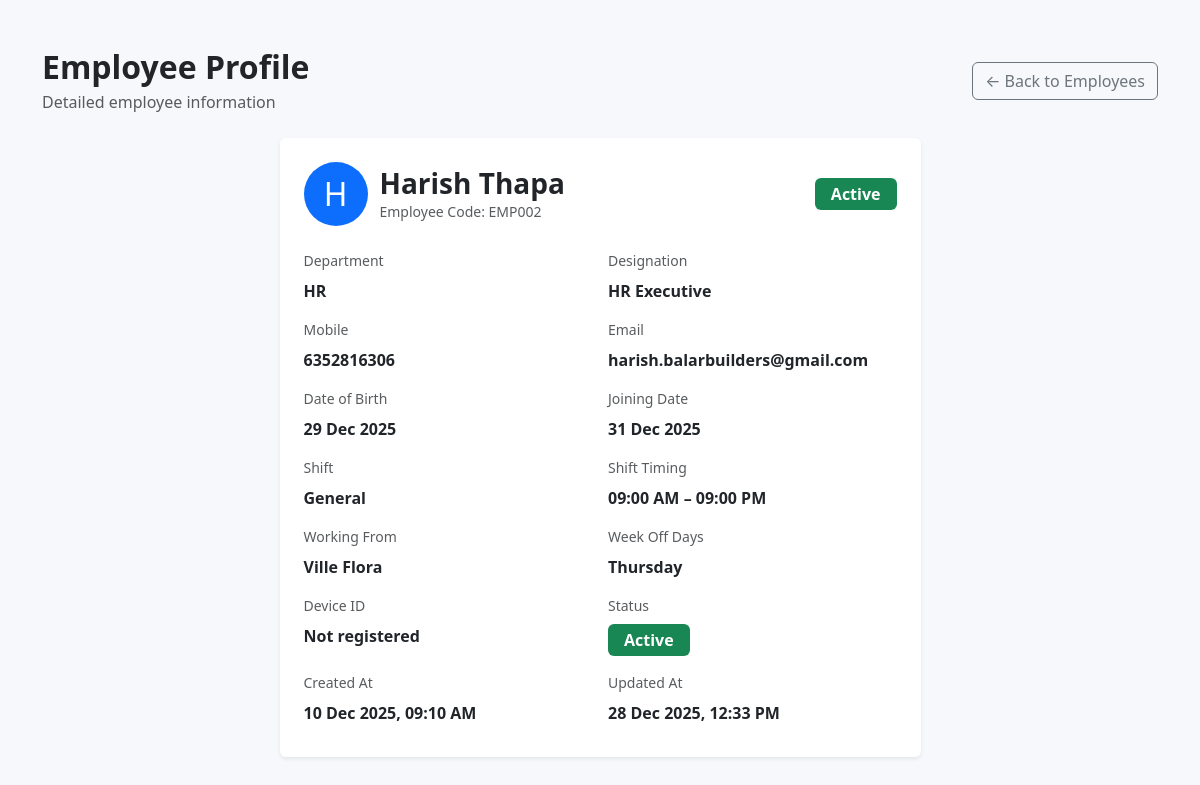
Page /admin/hr/view_employee.php?id=4 on the committed database.
### tables this page shows
CREATE TABLE IF NOT EXISTS `employees` (
  `id` int NOT NULL AUTO_INCREMENT,
  `emp_code` varchar(20) NOT NULL,
  `name` varchar(100) NOT NULL,
  `mobile` varchar(20) DEFAULT NULL,
  `email` varchar(100) DEFAULT NULL,
  `dob` date DEFAULT NULL,
  `department_id` int DEFAULT NULL,
  `designation_id` int DEFAULT NULL,
  `shift_id` int DEFAULT NULL,
  `default_working_from` varchar(50) DEFAULT '',
  `weekoff_days` varchar(100) DEFAULT NULL,
  `joining_date` date DEFAULT NULL,
  `updated_at` timestamp NULL DEFAULT NULL,
  `device_id` varchar(100) DEFAULT NULL,
  `status` tinyint(1) DEFAULT '1',
  `created_at` timestamp NOT NULL DEFAULT CURRENT_TIMESTAMP,
  PRIMARY KEY (`id`),
  KEY `department_id` (`department_id`),
  KEY `designation_id` (`designation_id`)
);

CREATE TABLE IF NOT EXISTS `departments` (
  `id` int NOT NULL AUTO_INCREMENT,
  `department_name` varchar(100) NOT NULL,
  `created_at` timestamp NOT NULL DEFAULT CURRENT_TIMESTAMP,
  `updated_at` timestamp NULL DEFAULT NULL,
  PRIMARY KEY (`id`)
);

CREATE TABLE IF NOT EXISTS `designations` (
  `id` int NOT NULL AUTO_INCREMENT,
  `department_id` int NOT NULL,
  `designation_name` varchar(100) NOT NULL,
  `created_at` timestamp NOT NULL DEFAULT CURRENT_TIMESTAMP,
  `updated_at` timestamp NULL DEFAULT NULL,
  PRIMARY KEY (`id`),
  KEY `department_id` (`department_id`)
);

CREATE TABLE IF NOT EXISTS `shifts` (
  `id` int NOT NULL AUTO_INCREMENT,
  `shift_name` varchar(50) NOT NULL,
  `start_time` time NOT NULL,
  `end_time` time NOT NULL,
  `lunch_start` time DEFAULT NULL,
  `lunch_end` time DEFAULT NULL,
  `early_clock_in_before` int NOT NULL DEFAULT '0',
  `late_mark_after` int NOT NULL,
  `half_day_after` int NOT NULL,
  `total_punches` int NOT NULL,
  `created_at` timestamp NOT NULL DEFAULT CURRENT_TIMESTAMP,
  `updated_at` timestamp NULL DEFAULT NULL,
  PRIMARY KEY (`id`)
);

### admin/hr/view_employee.php (the view, shortened to what this page needs)
<?php
include '../config/db.php';
$id = isset($_GET['id']) ? (int)$_GET['id'] : 0;
$employee = null;
if ($id > 0) {
        $sql = "SELECT e.*, d.department_name, desig.designation_name, s.shift_name, s.start_time, s.end_time
            FROM employees e
            LEFT JOIN departments d ON d.id = e.department_id
            LEFT JOIN designations desig ON desig.id = e.designation_id
            LEFT JOIN shifts s ON s.id = e.shift_id
            WHERE e.id = $id LIMIT 1";
    $res = $con->query($sql);
    if ($res && $res->num_rows > 0) {
        $employee = $res->fetch_assoc();
    }
}
?>
<!DOCTYPE html>
<html lang="en">
<head>
    <link href="https://cdn.jsdelivr.net/npm/bootstrap@5.3.3/dist/css/bootstrap.min.css" rel="stylesheet">
</head>
<body style="background:#f6f8fb;">
<div class="container py-5">
    <div class="d-flex justify-content-between align-items-center mb-4">
        <div>
            <h2 class="mb-1 fw-bold">Employee Profile</h2>
            <div class="text-muted">Detailed employee information</div>
        </div>
        <a href="employees.php" class="btn btn-outline-secondary">&larr; Back to Employees</a>
    </div>
    <div class="row justify-content-center">
        <div class="col-lg-8 col-xl-7">
            <div class="card shadow-sm border-0 mb-4">
                <div class="card-body p-4">
                    <div class="row align-items-center mb-4">
                        <div class="col-auto">
                            <div class="rounded-circle bg-primary text-white d-flex align-items-center justify-content-center" style="width:64px;height:64px;font-size:2rem;">
                                <?php echo strtoupper(substr($employee['name'] ?? '?', 0, 1)); ?>
                            </div>
                        </div>
                        <div class="col ps-0">
                            <h3 class="mb-0 fw-semibold"><?php echo htmlspecialchars($employee['name'] ?? '-'); ?></h3>
                            <div class="text-muted small">Employee Code: <?php echo htmlspecialchars($employee['emp_code'] ?? '-'); ?></div>
                        </div>
                        <div class="col-auto">
                            <span class="badge bg-<?php echo ((int)($employee['status'] ?? 1) === 1) ? 'success' : 'secondary'; ?> px-3 py-2" style="font-size:1rem;">
                                <?php echo ((int)($employee['status'] ?? 1) === 1) ? 'Active' : 'Inactive'; ?>
                            </span>
                        </div>
                    </div>
                    <div class="row g-3 mb-2">
                        <div class="col-md-6">
                            <div class="mb-2 text-muted small">Department</div>
                            <div class="fw-semibold"><?php echo htmlspecialchars($employee['department_name'] ?? '-'); ?></div>
                        </div>
                        <div class="col-md-6">
                            <div class="mb-2 text-muted small">Designation</div>
                            <div class="fw-semibold"><?php echo htmlspecialchars($employee['designation_name'] ?? '-'); ?></div>
                        </div>
                        <div class="col-md-6">
                            <div class="mb-2 text-muted small">Mobile</div>
                            <div class="fw-semibold"><?php echo htmlspecialchars($employee['mobile'] ?? '-'); ?></div>
                        </div>
                        <div class="col-md-6">
                            <div class="mb-2 text-muted small">Email</div>
                            <div class="fw-semibold"><?php echo htmlspecialchars($employee['email'] ?? '-'); ?></div>
                        </div>
                        <div class="col-md-6">
                            <div class="mb-2 text-muted small">Date of Birth</div>
                            <div class="fw-semibold"><?php echo !empty($employee['dob']) ? date('d M Y', strtotime($employee['dob'])) : '-'; ?></div>
                        </div>
                        <div class="col-md-6">
                            <div class="mb-2 text-muted small">Joining Date</div>
                            <div class="fw-semibold"><?php echo !empty($employee['joining_date']) ? date('d M Y', strtotime($employee['joining_date'])) : '-'; ?></div>
                        </div>
                        <div class="col-md-6">
                            <div class="mb-2 text-muted small">Shift</div>
                            <div class="fw-semibold"><?php echo htmlspecialchars($employee['shift_name'] ?? '-'); ?></div>
                        </div>
                        <div class="col-md-6">
                            <div class="mb-2 text-muted small">Shift Timing</div>
                            <div class="fw-semibold">
                                <?php
                                if (!empty($employee['start_time']) && !empty($employee['end_time'])) {
                                    echo date('h:i A', strtotime($employee['start_time'])) . ' – ' . date('h:i A', strtotime($employee['end_time']));
                                } else {
                                    echo '-';
                                }
                                ?>
                            </div>
                        </div>
                        <div class="col-md-6">
                            <div class="mb-2 text-muted small">Working From</div>
                            <div class="fw-semibold"><?php echo htmlspecialchars($employee['default_working_from'] ?? '-'); ?></div>
                        </div>
                        <div class="col-md-6">
                            <div class="mb-2 text-muted small">Week Off Days</div>
                            <div class="fw-semibold">
                                <?php echo !empty($employee['weekoff_days']) ? htmlspecialchars($employee['weekoff_days']) : '-'; ?>
                            </div>
                        </div>
                        <div class="col-md-6">
                            <div class="mb-2 text-muted small">Device ID</div>
                            <div class="fw-semibold"><?php echo $employee['device_id'] ? htmlspecialchars($employee['device_id']) : 'Not registered'; ?></div>
                        </div>
                        <div class="col-md-6">
                            <div class="mb-2 text-muted small">Status</div>
                            <div class="fw-semibold">
                                <span class="badge bg-<?php echo ((int)($employee['status'] ?? 1) === 1) ? 'success' : 'secondary'; ?> px-3 py-2" style="font-size:1rem;">
                                    <?php echo ((int)($employee['status'] ?? 1) === 1) ? 'Active' : 'Inactive'; ?>
                                </span>
                            </div>
                        </div>
                        <div class="col-md-6">
                            <div class="mb-2 text-muted small">Created At</div>
                            <div class="fw-semibold"><?php echo !empty($employee['created_at']) ? date('d M Y, h:i A', strtotime($employee['created_at'])) : '-'; ?></div>
                        </div>
                        <div class="col-md-6">
                            <div class="mb-2 text-muted small">Updated At</div>
                            <div class="fw-semibold"><?php echo !empty($employee['updated_at']) ? date('d M Y, h:i A', strtotime($employee['updated_at'])) : '-'; ?></div>
                        </div>
                    </div>
                </div>
            </div>
        </div>
    </div>
</div>
</body>
</html>

### rows in the picture
employees: name "H", name "Harish Thapa", emp_code "EMP002", department.department_name "HR", designation.designation_name "HR Executive", mobile "6352816306", email "harish.balarbuilders@gmail.com", dob "29 Dec 2025", joining_date "31 Dec 2025", shift.shift_name "General", shift.start_time "09:00 AM", shift.end_time "09:00 PM", default_working_from "Ville Flora", weekoff_days "Thursday", created_at "10 Dec 2025, 09:10 AM", updated_at "28 Dec 2025, 12:33 PM"
